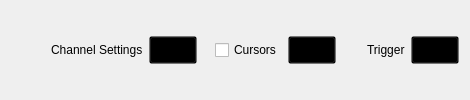
         <widget class="QWidget" name="widget_3" native="true">
          <property name="sizePolicy">
           <sizepolicy hsizetype="Preferred" vsizetype="Fixed">
            <horstretch>0</horstretch>
            <verstretch>0</verstretch>
           </sizepolicy>
          </property>
          <property name="minimumSize">
           <size>
            <width>0</width>
            <height>48</height>
           </size>
          </property>
          <property name="styleSheet">
           <string notr="true">QPushButton {
width: 40px;
  height: 20px;
  background-color: transparent;
}
QPushButton:pressed { border-image: url(:/icons/setup_btn_checked.svg); }
QPushButton:!pressed { border-image: url(:/icons/setup_btn_unchecked.svg); }
QPushButton:hover:!pressed:!checked { border-image: url(:/icons/setup_btn_hover.svg); }
QPushButton:checked { border-image: url(:/icons/setup_btn_checked.svg); }</string>
          </property>
          <layout class="QHBoxLayout" name="horizontalLayout_6">
           <property name="spacing">
            <number>6</number>
           </property>
           <item>
            <spacer name="horizontalSpacer_15">
             <property name="orientation">
              <enum>Qt::Horizontal</enum>
             </property>
             <property name="sizeType">
              <enum>QSizePolicy::Expanding</enum>
             </property>
             <property name="sizeHint" stdset="0">
              <size>
               <width>40</width>
               <height>20</height>
              </size>
             </property>
            </spacer>
           </item>
           <item>
            <widget class="QLabel" name="label">
             <property name="sizePolicy">
              <sizepolicy hsizetype="Fixed" vsizetype="Fixed">
               <horstretch>0</horstretch>
               <verstretch>0</verstretch>
              </sizepolicy>
             </property>
             <property name="text">
              <string>Channel Settings</string>
             </property>
             <property name="general_settings_label" stdset="0">
              <bool>true</bool>
             </property>
            </widget>
           </item>
           <item>
            <widget class="adiscope::CustomPushButton" name="btnChannelSettings">
             <property name="enabled">
              <bool>true</bool>
             </property>
             <property name="text">
              <string/>
             </property>
             <property name="checkable">
              <bool>true</bool>
             </property>
             <attribute name="buttonGroup">
              <string notr="true">settings_group</string>
             </attribute>
            </widget>
           </item>
           <item>
            <spacer name="horizontalSpacer_9">
             <property name="orientation">
              <enum>Qt::Horizontal</enum>
             </property>
             <property name="sizeType">
              <enum>QSizePolicy::Fixed</enum>
             </property>
             <property name="sizeHint" stdset="0">
              <size>
               <width>12</width>
               <height>0</height>
              </size>
             </property>
            </spacer>
           </item>
           <item>
            <layout class="QHBoxLayout" name="horizontalLayout">
             <property name="spacing">
              <number>6</number>
             </property>
             <property name="leftMargin">
              <number>0</number>
             </property>
             <item>
              <widget class="QCheckBox" name="cursorsBox">
               <property name="text">
                <string>Cursors</string>
               </property>
              </widget>
             </item>
             <item>
              <widget class="adiscope::CustomPushButton" name="btnCursors">
               <property name="enabled">
                <bool>false</bool>
               </property>
               <property name="text">
                <string/>
               </property>
               <property name="checkable">
                <bool>true</bool>
               </property>
               <attribute name="buttonGroup">
                <string notr="true">settings_group</string>
               </attribute>
              </widget>
             </item>
            </layout>
           </item>
           <item>
            <widget class="QLabel" name="label_2">
             <property name="text">
              <string/>
             </property>
             <property name="general_settings_label" stdset="0">
              <bool>true</bool>
             </property>
            </widget>
           </item>
           <item>
            <spacer name="horizontalSpacer_8">
             <property name="orientation">
              <enum>Qt::Horizontal</enum>
             </property>
             <property name="sizeType">
              <enum>QSizePolicy::Fixed</enum>
             </property>
             <property name="sizeHint" stdset="0">
              <size>
               <width>12</width>
               <height>0</height>
              </size>
             </property>
            </spacer>
           </item>
           <item>
            <widget class="QLabel" name="triggerLabel">
             <property name="text">
              <string>Trigger</string>
             </property>
             <property name="general_settings_label" stdset="0">
              <bool>true</bool>
             </property>
            </widget>
           </item>
           <item>
            <widget class="adiscope::CustomPushButton" name="btnTrigger">
             <property name="text">
              <string/>
             </property>
             <property name="checkable">
              <bool>true</bool>
             </property>
             <attribute name="buttonGroup">
              <string notr="true">settings_group</string>
             </attribute>
            </widget>
           </item>
          </layout>
         </widget>
